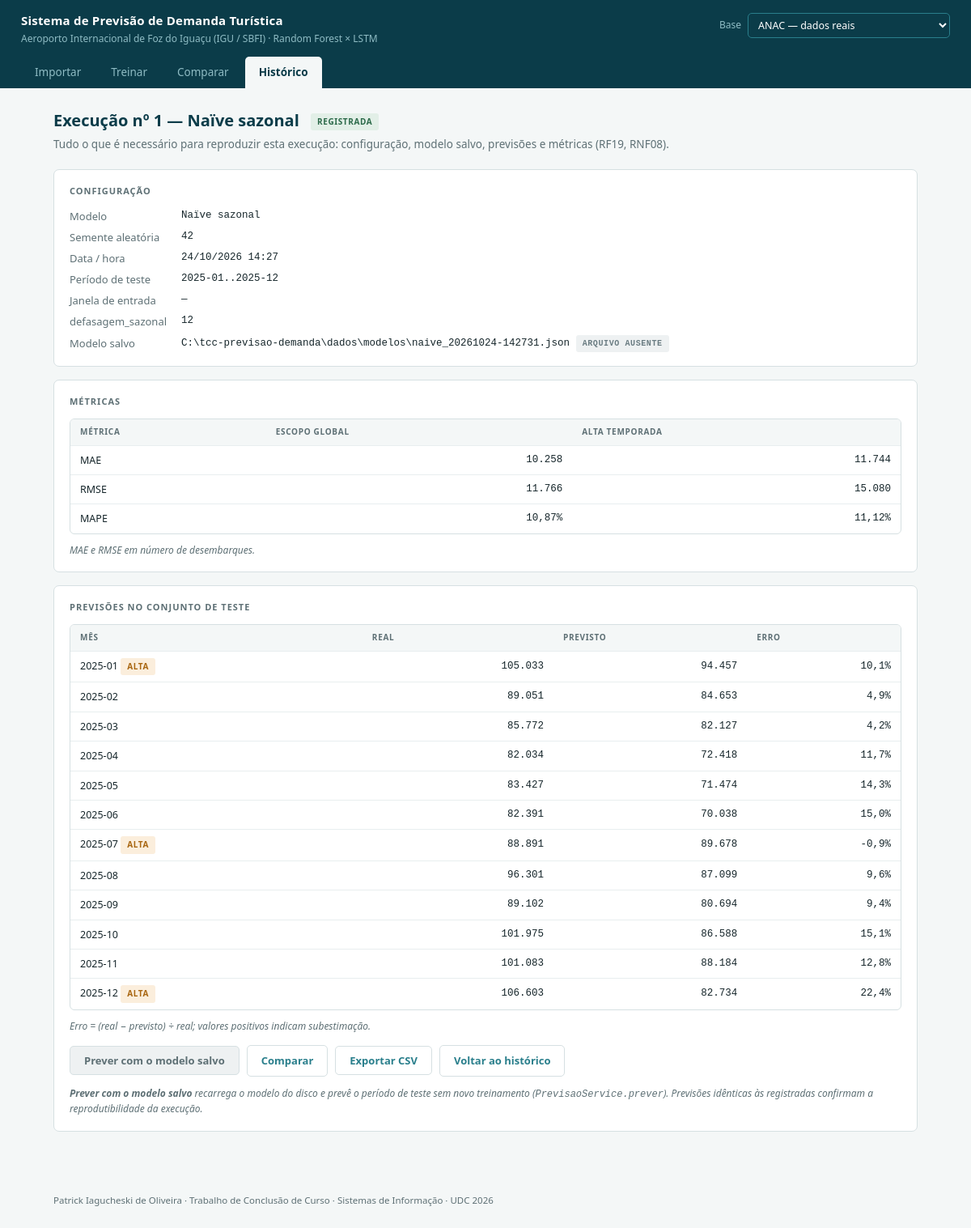
Screenshot of /execucao/1 with the database file from the repository.
### tables this page shows
CREATE TABLE tb_exp_execucoes (
    id_execucao                INTEGER PRIMARY KEY,
    tp_modelo                  TEXT    NOT NULL
                               CHECK (tp_modelo IN ('naive', 'random_forest', 'lstm')),
    ds_hiperparametros         TEXT,
    nr_semente_aleatoria       INTEGER NOT NULL,
    dt_hora_execucao           TEXT    NOT NULL,
    nr_tamanho_janela_entrada  INTEGER,
    ds_periodo_teste           TEXT,
    ds_caminho_modelo          TEXT
);

CREATE TABLE tb_exp_metricas (
    id_metrica           INTEGER PRIMARY KEY,
    id_execucao          INTEGER NOT NULL
                         REFERENCES tb_exp_execucoes (id_execucao) ON DELETE CASCADE,
    tp_escopo_avaliacao  TEXT    NOT NULL
                         CHECK (tp_escopo_avaliacao IN ('global', 'alta_temporada')),
    tp_metrica           TEXT    NOT NULL CHECK (tp_metrica IN ('MAE', 'RMSE', 'MAPE')),
    vl_metrica           REAL    NOT NULL,
    UNIQUE (id_execucao, tp_escopo_avaliacao, tp_metrica)
);

CREATE TABLE tb_exp_previsoes (
    id_previsao        INTEGER PRIMARY KEY,
    id_execucao        INTEGER NOT NULL
                       REFERENCES tb_exp_execucoes (id_execucao) ON DELETE CASCADE,
    nr_ano             INTEGER NOT NULL,
    nr_mes             INTEGER NOT NULL CHECK (nr_mes BETWEEN 1 AND 12),
    vl_previsto        REAL    NOT NULL,
    vl_real            REAL,
    fl_alta_temporada  INTEGER NOT NULL CHECK (fl_alta_temporada IN (0, 1)),
    UNIQUE (id_execucao, nr_ano, nr_mes)
);

### apresentacao/app.py (the view)
@app.route("/execucao/<int:id_execucao>", methods=["GET"])
def execucao(id_execucao):
    ex = _buscar(id_execucao)
    if ex is None:
        abort(404)
    return _render_execucao(ex)

### aplicacao/visualizacao.py (called while the page is built)
def milhar(v: float) -> str:
    return f"{v:,.0f}".replace(",", ".")

### apresentacao/app.py (called while the page is built)
@app.context_processor
def _base_ativa():
    return {"bases": list(_BASES.values()), "base_ativa": _ATIVA["base"]}

def _linha(execucao):
    m = execucao.metrica
    tipo = T(execucao.tipo_modelo).value
    return {
        "id": execucao.id,
        "tipo": tipo,
        "modelo": NOME_MODELO[tipo],
        "semente": execucao.semente_aleatoria,
        "data": execucao.data_hora_execucao,
        "periodo": execucao.periodo_teste,
        "mae_g": m(E.GLOBAL, M.MAE), "rmse_g": m(E.GLOBAL, M.RMSE),
        "mape_g": m(E.GLOBAL, M.MAPE),
        "mae_a": m(E.ALTA_TEMPORADA, M.MAE), "rmse_a": m(E.ALTA_TEMPORADA, M.RMSE),
        "mape_a": m(E.ALTA_TEMPORADA, M.MAPE),
        "rotulo": f"nº {execucao.id} · {NOME_MODELO[tipo]} · semente {execucao.semente_aleatoria}",
    }

def _buscar(id_execucao):
    try:
        return _REPO.buscar_execucao(id_execucao)
    except KeyError:
        return None

@app.template_filter("milhar")
def _f_milhar(v):
    return "—" if v is None else milhar(v)

@app.template_filter("pct")
def _f_pct(v, casas=2):
    return "—" if v is None else f"{v:.{casas}f}".replace(".", ",") + "%"

@app.template_filter("data_br")
def _f_data(d):
    return d.strftime("%d/%m/%Y %H:%M") if d else "—"

def _render_execucao(ex, reprevisao=None, diferenca=None):
    previsoes = [{
        "mes": p.rotulo, "alta": p.alta_temporada, "real": p.valor_real,
        "previsto": p.valor_previsto,
        "erro_pct": (100 * p.erro / p.valor_real) if p.valor_real else None,
        "recarregado": (reprevisao or {}).get(p.rotulo),
    } for p in ex.previsoes]
    return render_template(
        "execucao.html",
        aba="historico",
        e=_linha(ex),
        hiperparametros=ex.hiperparametros,
        caminho_modelo=ex.caminho_modelo,
        modelo_existe=bool(ex.caminho_modelo) and Path(ex.caminho_modelo).exists(),
        janela=ex.tamanho_janela_entrada,
        previsoes=previsoes,
        reprevisao=reprevisao is not None,
        diferenca=diferenca,
    )

### dominio/entidades.py (called while the page is built)
    @property
    def rotulo(self) -> str:
        return f"{self.ano}-{self.mes:02d}"

    @property
    def erro(self) -> Optional[float]:
        if self.valor_real is None:
            return None
        return self.valor_real - self.valor_previsto

### apresentacao/templates/execucao.html (shortened to what this page needs)
{% extends "base.html" %}
{% block conteudo %}
<h1>Execução nº {{ e.id }} &mdash; {{ e.modelo }} <span class="selo ok">registrada</span></h1>
<p class="intro">Tudo o que é necessário para reproduzir esta execução: configuração, modelo salvo, previsões e métricas (RF19, RNF08).</p>
<div class="painel">
  <h2>Configuração</h2>
  <dl class="ficha">
    <dt>Modelo</dt><dd>{{ e.modelo }}</dd>
    <dt>Semente aleatória</dt><dd>{{ e.semente }}</dd>
    <dt>Data / hora</dt><dd>{{ e.data|data_br }}</dd>
    <dt>Período de teste</dt><dd>{{ e.periodo }}</dd>
    <dt>Janela de entrada</dt><dd>{{ janela ~ ' meses' if janela else '—' }}</dd>
    {% for k, v in hiperparametros.items() %}
    <dt>{{ k }}</dt><dd>{{ v }}</dd>
    {% endfor %}
    <dt>Modelo salvo</dt><dd>{{ caminho_modelo or '—' }}{% if caminho_modelo and not modelo_existe %} <span class="selo pendente">arquivo ausente</span>{% endif %}</dd>
  </dl>
</div>
<div class="painel">
  <h2>Métricas</h2>
  <div class="rolagem">
    <table>
      <thead><tr><th>Métrica</th><th>Escopo global</th><th>Alta temporada</th></tr></thead>
      <tbody>
        <tr><td>MAE</td><td class="num">{{ e.mae_g|milhar }}</td><td class="num">{{ e.mae_a|milhar }}</td></tr>
        <tr><td>RMSE</td><td class="num">{{ e.rmse_g|milhar }}</td><td class="num">{{ e.rmse_a|milhar }}</td></tr>
        <tr><td>MAPE</td><td class="num">{{ e.mape_g|pct }}</td><td class="num">{{ e.mape_a|pct }}</td></tr>
      </tbody>
    </table>
  </div>
  <p class="nota">MAE e RMSE em número de desembarques.</p>
</div>
<div class="painel">
  <h2>Previsões no conjunto de teste
  </h2>
  <div class="rolagem">
    <table>
      <thead><tr><th>Mês</th><th>Real</th><th>Previsto</th><th>Erro</th>{% if reprevisao %}<th>Previsto pelo modelo recarregado</th>{% endif %}</tr></thead>
      <tbody>
      {% for p in previsoes %}
        <tr>
          <td>{{ p.mes }} {% if p.alta %}<span class="selo alta">alta</span>{% endif %}</td>
          <td class="num">{{ p.real|milhar }}</td>
          <td class="num">{{ p.previsto|milhar }}</td>
          <td class="num">{{ p.erro_pct|pct(1) }}</td>
        </tr>
      {% endfor %}
      </tbody>
    </table>
  </div>
  <p class="nota">Erro = (real &minus; previsto) &divide; real; valores positivos indicam subestimação.</p>
  <div class="campo" style="margin-top:14px">
    <form method="post" action="{{ url_for('prever', id_execucao=e.id) }}" style="display:inline">
      <button class="btn" type="submit" {% if not modelo_existe %}disabled{% endif %}>Prever com o modelo salvo</button>
    </form>
    <a class="btn sec" href="{{ url_for('comparar', ids=e.id) }}">Comparar</a>
    <form method="post" action="{{ url_for('exportar') }}" style="display:inline">
      <button class="btn sec" type="submit">Exportar CSV</button>
    </form>
    <a class="btn sec" href="{{ url_for('historico') }}">Voltar ao histórico</a>
  </div>
  <p class="nota"><b>Prever com o modelo salvo</b> recarrega o modelo do disco e prevê o período de teste sem novo treinamento (<code>PrevisaoService.prever</code>). Previsões idênticas às registradas confirmam a reprodutibilidade da execução.</p>
</div>
{% endblock %}

### apresentacao/static/estilo.css (style rules this page uses)
:root { --escuro:#0b3c49; --teal:#2a7f8c; --teal-claro:#8fbcc4; --ambar:#a8650f; --ambar-fundo:#fbeedc; --claro:#f4f7f7; --branco:#ffffff; --tinta:#16262b; --cinza:#5e7075; --linha:#d6e0e2; --linha-fraca:#e8eeef; --ok:#2c6a4a; --ok-fundo:#e2efe7; --pendente:#6a7c82; --pendente-fundo:#eef1f2; }
* { box-sizing:border-box }
body { margin:0; background:var(--claro); color:var(--tinta); font-family:"Segoe UI",system-ui,-apple-system,sans-serif; font-size:14px; line-height:1.55; }
h1 { font-size:20px; margin:0 0 4px; color:var(--escuro); }
h1 .selo { vertical-align:middle;margin-left:9px }
p.intro { margin:0 0 20px;color:var(--cinza);font-size:13.5px }
.painel { background:var(--branco); border:1px solid var(--linha); border-radius:7px; padding:17px 19px; margin-bottom:16px; }
.painel h2 { font-size:11px; letter-spacing:.09em; text-transform:uppercase; color:var(--cinza); margin:0 0 13px; font-weight:600; display:flex; align-items:center; gap:9px; flex-wrap:wrap; }
.campo { display:flex;flex-wrap:wrap;gap:9px;align-items:center;margin-bottom:12px }
.btn { border:1px solid var(--teal); background:var(--teal); color:#fff; border-radius:5px; padding:8px 17px; font-size:13px; font-weight:600; cursor:pointer; font-family:inherit; }
.btn.sec { background:transparent;color:var(--teal);border-color:var(--linha) }
.btn:disabled { background:var(--pendente-fundo); border-color:var(--linha); color:var(--cinza); cursor:not-allowed; }
.rolagem { overflow-x:auto;border:1px solid var(--linha);border-radius:6px }
table { border-collapse:collapse;width:100%;font-size:12.5px }
th,td { padding:8px 12px;text-align:left;border-bottom:1px solid var(--linha-fraca);white-space:nowrap }
thead th { background:var(--claro); font-size:10px; letter-spacing:.07em; text-transform:uppercase; color:var(--cinza); font-weight:600; }
tbody tr:last-child td { border-bottom:none }
td.num { font-family:Consolas,monospace;text-align:right;font-variant-numeric:tabular-nums }
.selo { display:inline-block; font-size:10px; letter-spacing:.06em; text-transform:uppercase; font-weight:700; padding:3px 8px; border-radius:3px; white-space:nowrap; }
.selo.ok { background:var(--ok-fundo);color:var(--ok) }
.selo.alta { background:var(--ambar-fundo);color:var(--ambar) }
.selo.pendente { background:var(--pendente-fundo);color:var(--pendente) }
.nota { font-size:12px;color:var(--cinza);margin:11px 0 0;font-style:italic }
a.btn { text-decoration:none;display:inline-block }
dl.ficha { display:grid;grid-template-columns:max-content 1fr;gap:6px 18px;margin:0;font-size:13px }
dl.ficha dt { color:var(--cinza) }
dl.ficha dd { margin:0;font-family:Consolas,"Courier New",monospace;font-size:12.5px;word-break:break-all }

### rows the page displays
tb_exp_execucoes: periodo "2025-01..2025-12", ds_caminho_modelo "C:\\tcc-previsao-demanda\\dados\\modelos\\naive_20261024-142731.json"
tb_exp_metricas: mae_g|milhar "10.258"
tb_exp_metricas: mae_a|milhar "11.744"
tb_exp_metricas: rmse_g|milhar "11.766"
tb_exp_metricas: rmse_a|milhar "15.080"
tb_exp_metricas: mape_g|pct "10,87%"
tb_exp_metricas: mape_a|pct "11,12%"
tb_exp_previsoes: mes "2025-01", shows "ALTA", real|milhar "105.033", previsto|milhar "94.457", erro_pct|pct "10,1%"
tb_exp_previsoes: mes "2025-02", real|milhar "89.051", previsto|milhar "84.653", erro_pct|pct "4,9%"
tb_exp_previsoes: mes "2025-03", real|milhar "85.772", previsto|milhar "82.127", erro_pct|pct "4,2%"
tb_exp_previsoes: mes "2025-04", real|milhar "82.034", previsto|milhar "72.418", erro_pct|pct "11,7%"
tb_exp_previsoes: mes "2025-05", real|milhar "83.427", previsto|milhar "71.474", erro_pct|pct "14,3%"
tb_exp_previsoes: mes "2025-06", real|milhar "82.391", previsto|milhar "70.038", erro_pct|pct "15,0%"
tb_exp_previsoes: mes "2025-07", shows "ALTA", real|milhar "88.891", previsto|milhar "89.678", erro_pct|pct "-0,9%"
tb_exp_previsoes: mes "2025-08", real|milhar "96.301", previsto|milhar "87.099", erro_pct|pct "9,6%"
tb_exp_previsoes: mes "2025-09", real|milhar "89.102", previsto|milhar "80.694", erro_pct|pct "9,4%"
tb_exp_previsoes: mes "2025-10", real|milhar "101.975", previsto|milhar "86.588", erro_pct|pct "15,1%"
tb_exp_previsoes: mes "2025-11", real|milhar "101.083", previsto|milhar "88.184", erro_pct|pct "12,8%"
tb_exp_previsoes: mes "2025-12", shows "ALTA", real|milhar "106.603", previsto|milhar "82.734", erro_pct|pct "22,4%"

### other values shown
{{ e.id }} "1"
{{ e.modelo }} "Naïve sazonal"
{{ e.semente }} "42"
{{ e.data|data_br }} "24/10/2026 14:27"
{{ janela ~ ' meses' if janela else '—' }} "—"
{{ k }} "defasagem_sazonal"
{{ v }} "12"
form field base "ANAC — dados reais"
